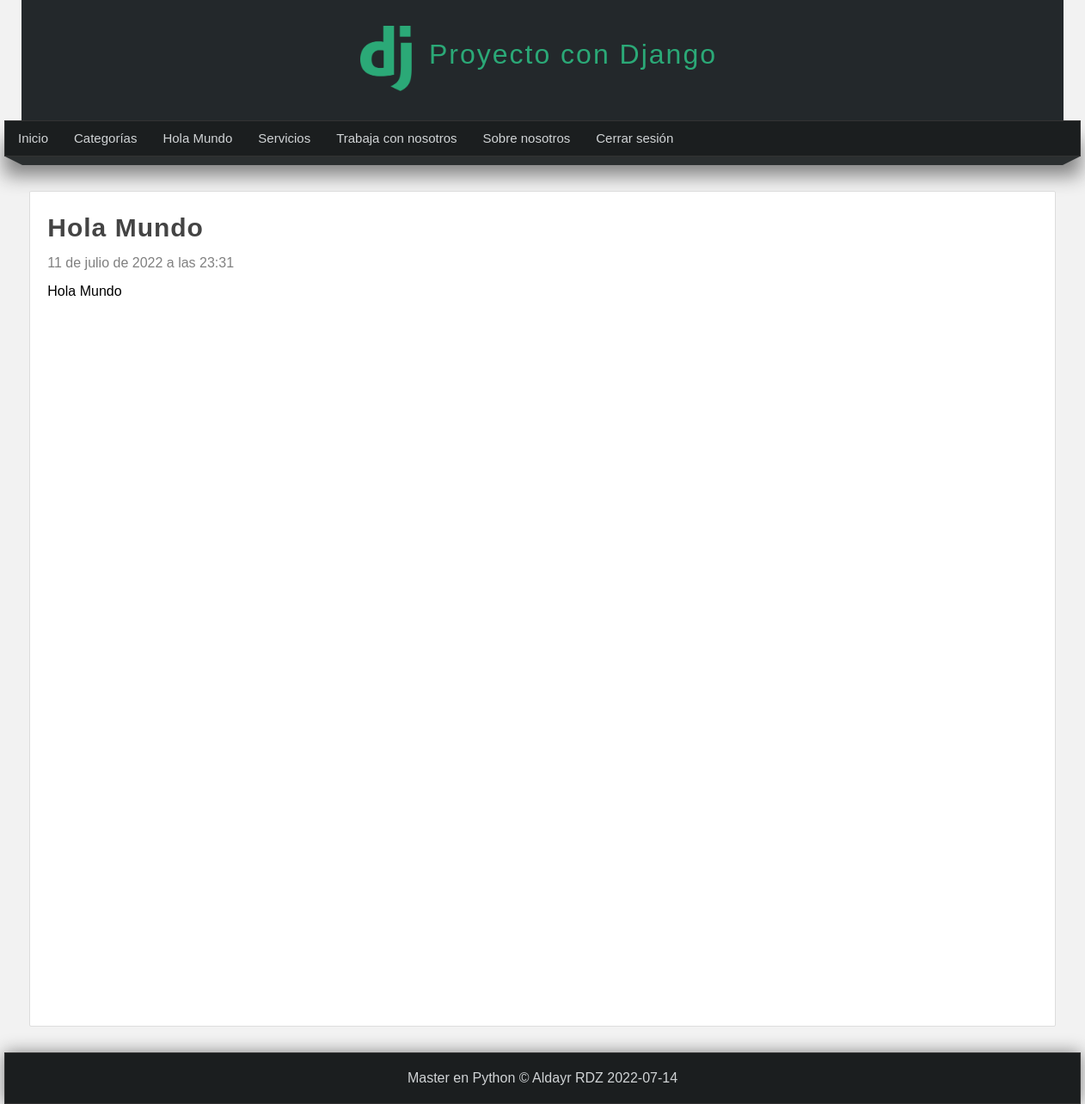
The page /pagina/hola-mundo (signed in) on the database its author committed.
### pages/models.py (models this page shows, shortened)
class Page(models.Model):
    title = models.CharField(max_length=100, verbose_name="Título")
    content = RichTextField(verbose_name="Contentido")
    slug = models.CharField(unique=True, max_length=150, verbose_name="URL amigable")
    order = models.IntegerField(default=0,verbose_name="Orden")
    visible = models.BooleanField(verbose_name="¿Visible?")
    created_at = models.DateTimeField(auto_now_add=True, verbose_name="Creado el")
    update_at= models.DateTimeField(auto_now=True, verbose_name="Actualizado el")
    class Meta:
        verbose_name = "Página"
        verbose_name_plural = "Páginas"

### pages/views.py (the view)
# urls.py: path('pagina/<str:slug>', views.page, name="page")
@login_required(login_url="login")
def page(request, slug):
    page = Page.objects.get(slug=slug)
    return render(request, 'pages/page.html',{
        'page':page
    })

### blog/context_processors.py (called while the page is built)
def get_categories(request):
    categories_in_use= Article.objects.filter(public=True).values_list('categories', flat=True)
    categories = Category.objects.filter(id__in=categories_in_use).values_list('id','name') # values_list es como un select
    return {
        'categories': categories,
        'ids':categories_in_use
    }

### pages/context_processors.py (called while the page is built)
def get_pages(request):
    pages = Page.objects.filter(visible=True).order_by("order").values_list('id','title', 'slug') # values_list es como un select
    return {
        'pages': pages
    }

### pages/templates/pages/page.html (shortened to what this page needs)
{% extends 'layouts/layout.html' %}
{% block content %}
   <h1 class="title">{{page.title}}</h1>
   <span class="date">{{page.created_at}}</span>
   <p class="content">
        {{page.content|safe}}
    </p>
{% endblock %}

### mainapp/templates/layouts/layout.html (shortened to what this page needs)
<!DOCTYPE html>
<html lang="es">
    <head>
        {% load static %}
        <link rel="stylesheet" type="text/css" href="{% static 'css/style.css' %}">
    </head>
    <body>
        <header>
            <div id="logotipo">
                <img alt="imagen" src="{% static 'images/logo.png' %}" />
                <h1>Proyecto con Django</h1>
            </div>
        </header>
        <nav>
            <ul>
                <li>
                    <a href="{% url 'index' %}">Inicio</a>
                </li>
                {% if user.email %}
                        <li>
                            <a href="{% url 'list_articles' %}">Categorías</a>
                        </li>
                        {% for page in pages  %}
                            <li>
                                <a href="{% url 'page' slug=page.2 %}">{{page.1}}</a>
                            </li>
                        {% endfor %}
                        <li>
                            <a href="{% url 'logout' %}">Cerrar sesión</a>
                        </li>
                {% endif %}
            </ul>
        </nav>
            <div class="barra">
                <span class="esquina-izquierda"></span>
                <span class="relleno-barra"></span>
                <span class="esquina-derecha"></span>
            </div>
            <div id="content">
                <div class="box">
                    {% block content %}{% endblock %}
                 </div>
            </div>
            <footer>
                Master en Python &copy; Aldayr RDZ {% now "Y-m-d"%}
            </footer>
    </body>
</html>

### mainapp/static/css/style.css (style rules this page uses)
* { margin: 0px; padding: 0px; font-family: sans-serif; text-decoration: none; }
.box p, .box h2, .box h3, .box ul { margin-top: 5px; margin-bottom: 5px; }
body { background-color: #f2f2f2; }
header { width: 1212px; height: 140px; background-color: #23282b; margin: 0px auto; }
#logotipo { width: 35%; height: 130px; margin: 0 auto; padding-top: 10px; }
#logotipo img { display: block; width: 60px; float: left; margin-top: 20px; }
#logotipo h1 { display: block; letter-spacing: 2px; float: left; font-weight: lighter; color: #2ba977; margin-top: 35px; margin-left: 20px; }
nav { width: 1250px; height: 40px; background-color: #1b1e1f; border: 1px solid #333333; margin: 0 auto; box-shadow: 0px 22px 22px grey; font-size: 15px; }
nav > ul { list-style: none; text-decoration: none; }
nav > ul > li { line-height: 40px; float: left; }
nav > ul > li > a { display: block; padding-left: 15px; padding-right: 15px; color: #d1d4d6; }
.barra { width: 1250px; margin: 0 auto; }
.esquina-izquierda { display: block; border-left: 20px solid transparent; border-top: 10px solid #2b2f30; float: left; }
.esquina-derecha { display: block; border-right: 20px solid transparent; border-top: 10px solid #2b2f30; float: right; }
.relleno-barra { display: block; width: 1210px; background: #2b2f30; height: 10px; float: left; }
#content { width: 1212px; min-height: 930px; margin: 0 auto; margin-bottom: 30px; margin-top: 40px; }
.box { background: white; width: 95%; min-height: 930px; padding: 20px; border: 1px solid #ddd; margin: 0 auto; border-radius: 2px; }
.title { color:#444; letter-spacing: 1px; font-size: 30px; margin-bottom: 10px; margin-top: 5px; }
.date { display: block; margin-top: 15px; margin-bottom: 15px; color: gray; }
.content { line-height: 25px; }
footer { width: 1250px; background-color: #1b1e1f; border: 1px solid #333; color: #d1d4d6; text-align: center; margin: 0 auto; padding-top: 20px; padding-bottom: 20px; box-shadow: 0px 0px 20px gray; }

### rows shown on the page
Page: title "Hola Mundo", created_at "11 de julio de 2022 a las 23:31", content "Hola Mundo"
Page: title "Servicios"
Page: title "Trabaja con nosotros"
Page: title "Sobre nosotros"
